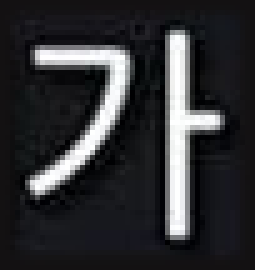
#> input picture hwang/imgSet/standard/002.png, 51 x 54 px, given in place of 001.png, which was not available (shown 5 times larger)
$ python learnChar.py
#> lines starting #> are read from the running program, lines starting #| are printed output that depends on the picture; after the words box and inside, x2 and y2 are one past the last pixel; in counts of white or black regions, pixels touching at a corner belong together; long printed decimals are rounded; pictures that were not available may be replaced by others from this repository, and a replacement may not be noted
import cv2 as cv
import numpy as np

#################################################################################
# 목표
# 특정한 글씨 이미지를 선정하고, 해당 이미지의 특징점들을 최대한 다양하게 뽑아낸다.
# 여기서 뽑는 특징점은 각 contour들의 area, perimeter, aspect_ratio, extent와 이미지 전체의 width, height 가 있다.

# hwang/imgSet/test_image/14.jpg 의 '가'를 crop한 이미지
#################################################################################

# 컨투어 찾기
def findContour(image):
    # 글자의 외각만 찾기, 좌표들은 contours에 들어있음
    contours, hierarchy = cv.findContours(image, cv.RETR_EXTERNAL, cv.CHAIN_APPROX_SIMPLE)

    # 컨투어 반환
    return contours, hierarchy

def xLineYLineAdd(img):
    # 가로선 추출
    x_line_image = cv.Sobel(img, cv.CV_64F, 0, 1, ksize=1)
    x_line_image = np.absolute(x_line_image)
    x_line_image = np.uint8(x_line_image)
    # cv.imshow('x_line_image', x_line_image)

    # 세로선 추출
    y_line_image = cv.Sobel(img, cv.CV_64F, 1, 0, ksize=1)
    y_line_image = np.absolute(y_line_image)
    y_line_image = np.uint8(y_line_image)
    # cv.imshow('y_line_image', y_line_image)

    # 가로 세로 합친 이미지 보여주기
    bgr_x_line_add_y_line_image = cv.bitwise_or(x_line_image, y_line_image)

    return bgr_x_line_add_y_line_image

# 검정색 이미지를 n배 크게 생성하기
# hcount = 높이 배수 (ex: 2: 세로로 2배)
# wcount = 넓이 배수 (ex: 2: 가로로 2배)
def createBlackImageMultiple(image, hcount, wcount):
    h,w,d = image.shape[:]
    image = np.zeros((h * hcount, w * wcount, d), np.uint8)
    color = tuple(reversed((0, 0, 0)))
    image[:] = color

    return image

# 통 이미지에서 원하는 위치에 이미지 붙여넣기
# dst = 통 이미지
# src = 붙여넣을 이미지
# h : 높이
# w : 넓이
# d : 깊이
# col : 행 위치
# row : 열 위치
def showMultiImage(dst, src, h, w, d, col, row):
    if d == 3:
        dst[(col * h):(col * h) + h, (row * w):(row * w) + w] = src[0:h, 0:w]
    elif d == 1:
        dst[(col * h):(col * h) + h, (row * w):(row * w) + w, 0] = src[0:h, 0:w]
        dst[(col * h):(col * h) + h, (row * w):(row * w) + w, 1] = src[0:h, 0:w]
        dst[(col * h):(col * h) + h, (row * w):(row * w) + w, 2] = src[0:h, 0:w]


## main 시작 ##
for i in range(1, 2):
    # 이미지 경로
    image_path = 'hwang/imgSet/standard/00'+ str(i) + '.png'

    # bgr 이미지 불러오기
    bgr_image = cv.imread(image_path)
#> bgr_image is the input picture: shape (54, 51, 3); mean B, G, R 51.4, 48.7, 48.4

    # 이미지 resize
    ratio = 1
    bgr_image = cv.resize(bgr_image, dsize=(0, 0),fx=ratio,fy=ratio, interpolation=cv.INTER_LINEAR)
    height, width = bgr_image.shape[:2]
#> height = 54; width = 51
    black_image = np.zeros_like(bgr_image)

    # bgr -> gray 변환
    gray_image = cv.cvtColor(bgr_image, cv.COLOR_BGR2GRAY)

    # bgr -> gray 변환 -> 경계선 추출
    bgr_x_line_add_y_line_image = xLineYLineAdd(gray_image)
#> in xLineYLineAdd, `y_line_image = cv.Sobel(img, cv.CV_64F, 1, 0, ksize=1)`:
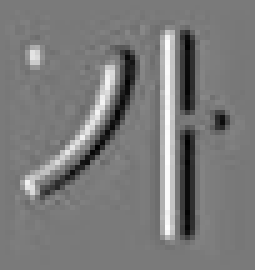
#> y_line_image: shape (54, 51) float64 (shown 5 times larger); min -230, max 249, mean 0; drawn with min black and max white
#> in xLineYLineAdd, `bgr_x_line_add_y_line_image = cv.bitwise_or(x_line_image, y_line_image)`:
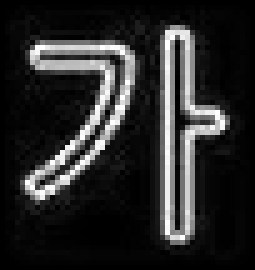
#> bgr_x_line_add_y_line_image: shape (54, 51) (shown 5 times larger); min 0, max 255, mean 40.8

    # bgr -> gray 변환 -> 경계선 추출 -> binary 변환
    # ret, binary_image = cv.threshold(bgr_x_line_add_y_line_image, 0, 255, cv.THRESH_BINARY | cv.THRESH_OTSU)
    ret, binary_image = cv.threshold(gray_image, 0, 255, cv.THRESH_BINARY | cv.THRESH_OTSU)
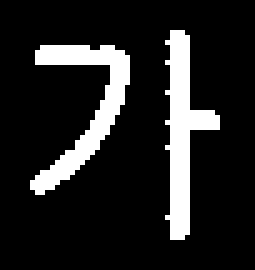
#> binary_image: shape (54, 51) (shown 5 times larger); 14.2% white; 2 white regions
#> ret = 117

    # contours, hierarchy = findContour(binary_image)
    contours, hierarchy = cv.findContours(binary_image, cv.RETR_EXTERNAL, cv.CHAIN_APPROX_SIMPLE)
#> contours = 2 contours; box (x1, y1, x2, y2) and area: (6, 9, 26, 39) 148, (33, 6, 44, 48) 146

    # print('contours = ', contours)
    # print('hierarchy = ', hierarchy)
    temp_x = width
#> temp_x = 51
    temp_y = height
#> temp_y = 54
    temp_x_w = 0
    temp_y_h = 0

    # 있는 그대로 contour 그리기
    for j in range(len(contours)):
        cnt = contours[j]

        # 면적
        area = cv.contourArea(cnt)
        # 둘레
        perimeter = cv.arcLength(cnt, True)
        # 종횡비
        x, y, w, h = cv.boundingRect(cnt)
        aspect_ratio = float(w) / h
        # 크기
        rect_area = w * h
        extent = float(area) / rect_area

        if x < temp_x:
            temp_x = x

        if y < temp_y:
            temp_y = y

        if x + w > temp_x_w:
            temp_x_w = x + w

        if y + h > temp_y_h:
            temp_y_h = y+ h

        cv.drawContours(black_image, [cnt], 0, (0, 255, 0), 1)
        print(j, '번째 area = ', area)
        print(j, '번째 perimeter = ', perimeter)
        print(j, '번째 aspect_ratio = ', aspect_ratio)
        print(j, '번째 extent = ', extent)
#> this loop made 2 passes
#> (area, perimeter, x, y, w, h, aspect_ratio, rect_area) on pass 1: (148, 106.9, 6, 9, 20, 30, 0.667, 600)
#> (area, perimeter, x, y, w, h, aspect_ratio, rect_area) on pass 2: (146.5, 102, 33, 6, 11, 42, 0.262, 462)
#| 0 번째 area =  148.0
#| 0 번째 perimeter =  106.912
#| 0 번째 aspect_ratio =  0.6667
#| 0 번째 extent =  0.2467
#| 1 번째 area =  146.5
#| 1 번째 perimeter =  102.042
#| 1 번째 aspect_ratio =  0.2619
#| 1 번째 extent =  0.3171
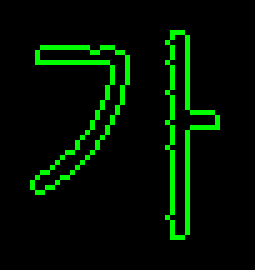
#> black_image: shape (54, 51, 3) (shown 5 times larger); mean of channels 0, 1, 2 0, 17.3, 0; drawn as B, G, R
#> after the loop, temp_x = 6; temp_x_w = 44; temp_y = 6; temp_y_h = 48

    # [25 lines of commented-out code are left out]

    cv.rectangle(black_image, (temp_x, temp_y), (temp_x_w, temp_y_h), (0, 0, 255), 1)
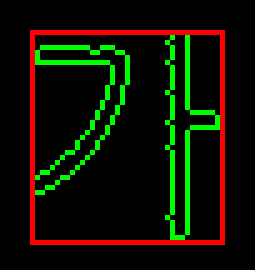
#> black_image: shape (54, 51, 3) (shown 5 times larger); 5.81% of pixels changed, all inside (x1, y1, x2, y2) = (6, 6, 45, 49); drawn as B, G, R

    result_image = createBlackImageMultiple(bgr_image, 2, 3)
#> result_image: shape (108, 153, 3); every value is 0
    showMultiImage(result_image, bgr_image, height, width, 3, 0, 0)
#> in showMultiImage, `dst[(col * h):(col * h) + h, (row * w):(row * w) + w] = src[0:h, 0:w]`:
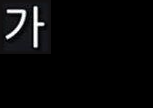
#> dst: shape (108, 153, 3); mean B, G, R 8.6, 8.1, 8.1
    showMultiImage(result_image, gray_image, height, width, 1, 0, 1)
    showMultiImage(result_image, binary_image, height, width, 1, 0, 2)
    showMultiImage(result_image, bgr_x_line_add_y_line_image, height, width, 1, 1, 0)
    showMultiImage(result_image, black_image, height, width, 3, 1, 1)
#> in showMultiImage (call 5), `dst[(col * h):(col * h) + h, (row * w):(row * w) + w] = src[0:h, 0:w]`:
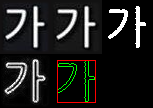
#> dst: shape (108, 153, 3); mean B, G, R 29.5, 31.9, 31.5

    cv.imshow("result" + str(i), result_image)
    print('width = ', temp_x_w, ' height = ', temp_y_h)
#| width =  44  height =  48
    print('1.1배 width = ', int(temp_x_w * 1.1), ' 1.1배 height = ', int(temp_y_h * 1.1))
#| 1.1배 width =  48  1.1배 height =  52

    cv.waitKey(0)
